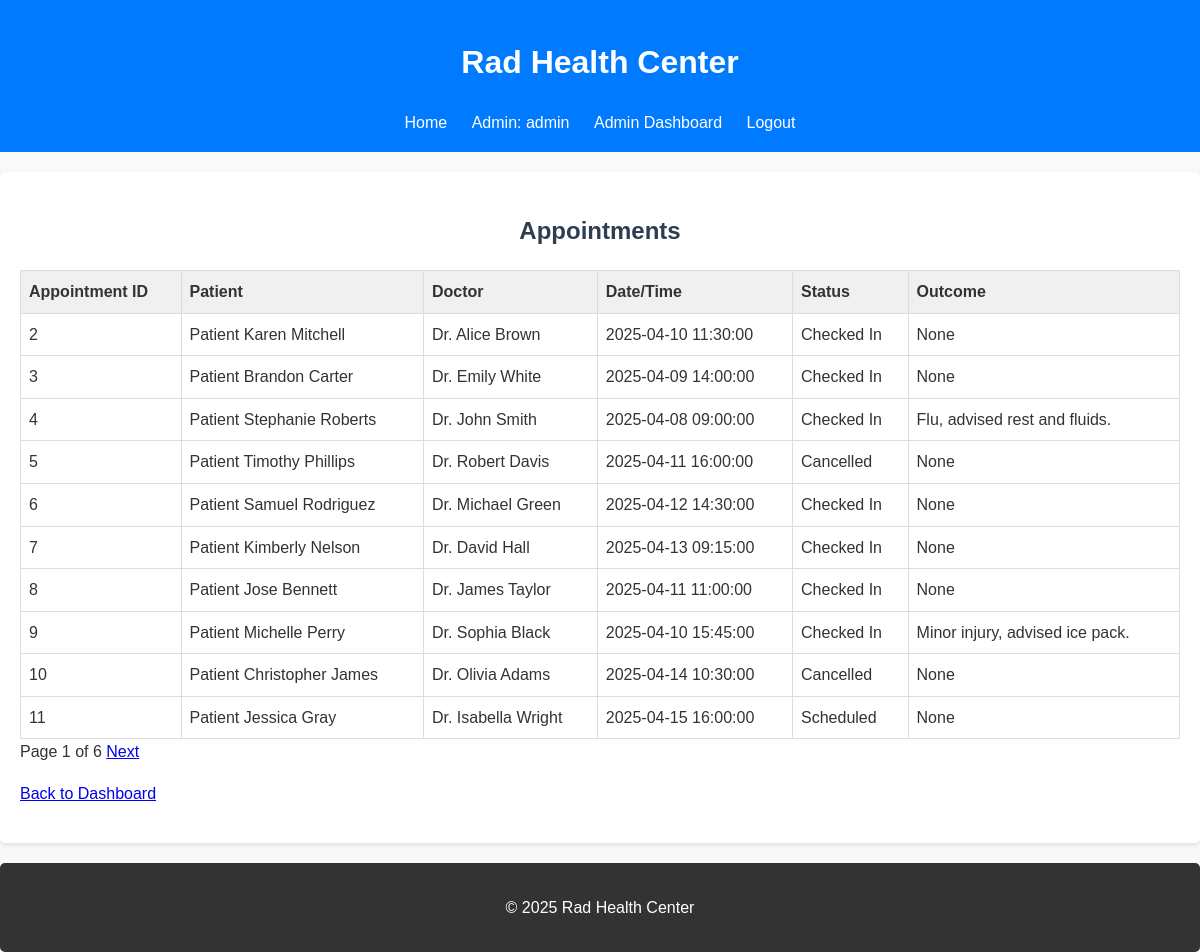
Screenshot of /admin/view_appointments (signed in) with the database file from the repository.
### tables this page shows
CREATE TABLE appointments (
    appointment_id INTEGER PRIMARY KEY AUTOINCREMENT UNIQUE,
    patient_id INTEGER NOT NULL,
    doctor_id INTEGER NOT NULL,
    appointment_datetime DATETIME NOT NULL,
    booking_datetime TIMESTAMP DEFAULT CURRENT_TIMESTAMP,
    cancellation_datetime TIMESTAMP,
    is_cancelled BOOLEAN DEFAULT 0,
    has_checked_in BOOLEAN DEFAULT 0,
    outcome TEXT,
    FOREIGN KEY (patient_id) REFERENCES patients(patient_id),
    FOREIGN KEY (doctor_id) REFERENCES doctors(doctor_id)
);

CREATE TABLE patients (
    patient_id INTEGER PRIMARY KEY AUTOINCREMENT UNIQUE,
    name TEXT NOT NULL,
    date_of_birth DATE NOT NULL,
    address TEXT,
    phone_number TEXT,
    email TEXT,
    username TEXT UNIQUE NOT NULL,
    password TEXT NOT NULL,
    registered_doctor_id INTEGER,
    registration_date TIMESTAMP DEFAULT CURRENT_TIMESTAMP,
    FOREIGN KEY (registered_doctor_id) REFERENCES doctors(doctor_id)
);

CREATE TABLE doctors (
    doctor_id INTEGER PRIMARY KEY AUTOINCREMENT UNIQUE,
    name TEXT NOT NULL,
    specialization TEXT,
    phone_number TEXT,
    email TEXT,
    username TEXT UNIQUE NOT NULL,
    password TEXT NOT NULL
);

### app.py (the view)
@app.route('/admin/view_appointments', methods=['GET'])
@login_required('admin')
def view_appointments():
    page = int(request.args.get('page', 1))
    per_page = 10
    offset = (page - 1) * per_page
    conn = get_db()
    cursor = conn.cursor()
    cursor.execute("""
        SELECT a.appointment_id, pa.name AS patient_name, d.name AS doctor_name, a.appointment_datetime,
               a.is_cancelled, a.has_checked_in, a.outcome
        FROM appointments a
        JOIN patients pa ON a.patient_id = pa.patient_id
        JOIN doctors d ON a.doctor_id = d.doctor_id
        LIMIT ? OFFSET ?
    """, (per_page, offset))
    appointments = cursor.fetchall()
    cursor.execute("SELECT COUNT(*) FROM appointments")
    total_records = cursor.fetchone()[0]
    total_pages = (total_records + per_page - 1) // per_page
    close_db(conn)
    return render_template('view_appointments.html', appointments=appointments, page=page, total_pages=total_pages)

### app.py (called while the page is built)
def get_db():
    conn = sqlite3.connect(DATABASE)
    conn.row_factory = sqlite3.Row
    return conn

def login_required(role):
    def wrapper(fn):
        from functools import wraps
        @wraps(fn)
        def decorated_view(*args, **kwargs):
            if not session.get('user_id') or session.get('user_role') != role:
                return redirect(url_for('login'))
            return fn(*args, **kwargs)
        return decorated_view
    return wrapper

### templates/view_appointments.html (shortened to what this page needs)
{% extends 'layout.html' %}
{% block content %}
    <h2>Appointments</h2>
    {% if appointments %}
        <table>
            <thead>
                <tr>
                    <th>Appointment ID</th>
                    <th>Patient</th>
                    <th>Doctor</th>
                    <th>Date/Time</th>
                    <th>Status</th>
                    <th>Outcome</th>
                </tr>
            </thead>
            <tbody>
                {% for appointment in appointments %}
                    <tr>
                        <td>{{ appointment.appointment_id }}</td>
                        <td>{{ appointment.patient_name }}</td>
                        <td>{{ appointment.doctor_name }}</td>
                        <td>{{ appointment.appointment_datetime }}</td>
                        <td>
                            {% if appointment.is_cancelled %}Cancelled{% elif appointment.has_checked_in %}Checked In{% else %}Scheduled{% endif %}
                        </td>
                        <td>{{ appointment.outcome }}</td>
                    </tr>
                {% endfor %}
            </tbody>
        </table>
        <div class="pagination">
            <span>Page {{ page }} of {{ total_pages }}</span>
            {% if page < total_pages %}
                <a href="{{ url_for('view_appointments', page=page+1) }}">Next</a>
            {% endif %}
        </div>
    {% else %}
        <p>No appointments found.</p>
    {% endif %}
    <p><a href="{{ url_for('admin_dashboard') }}">Back to Dashboard</a></p>
{% endblock %}

### static/css/style.css (style rules this page uses)
body { font-family: Arial, sans-serif; line-height: 1.6; margin: 0; padding: 0; background-color: #f9f9f9; color: #333; }
h2, h3 { text-align: center; color: #2c3e50; }
table { width: 100%; border-collapse: collapse; margin-top: 20px; }
th, td { border: 1px solid #ddd; padding: 8px; text-align: left; }
th { background-color: #f0f0f0; }

### rows the page displays
appointments: appointment_id "2", patient_name "Patient Karen Mitchell", doctor_name "Dr. Alice Brown", appointment_datetime "2025-04-10 11:30:00", is_cancelled "Checked In", outcome "None"
appointments: appointment_id "3", patient_name "Patient Brandon Carter", doctor_name "Dr. Emily White", appointment_datetime "2025-04-09 14:00:00", is_cancelled "Checked In", outcome "None"
appointments: appointment_id "4", patient_name "Patient Stephanie Roberts", doctor_name "Dr. John Smith", appointment_datetime "2025-04-08 09:00:00", is_cancelled "Checked In", outcome "Flu, advised rest and fluids."
appointments: appointment_id "5", patient_name "Patient Timothy Phillips", doctor_name "Dr. Robert Davis", appointment_datetime "2025-04-11 16:00:00", is_cancelled "Cancelled", outcome "None"
appointments: appointment_id "6", patient_name "Patient Samuel Rodriguez", doctor_name "Dr. Michael Green", appointment_datetime "2025-04-12 14:30:00", is_cancelled "Checked In", outcome "None"
appointments: appointment_id "7", patient_name "Patient Kimberly Nelson", doctor_name "Dr. David Hall", appointment_datetime "2025-04-13 09:15:00", is_cancelled "Checked In", outcome "None"
appointments: appointment_id "8", patient_name "Patient Jose Bennett", doctor_name "Dr. James Taylor", appointment_datetime "2025-04-11 11:00:00", is_cancelled "Checked In", outcome "None"
appointments: appointment_id "9", patient_name "Patient Michelle Perry", doctor_name "Dr. Sophia Black", appointment_datetime "2025-04-10 15:45:00", is_cancelled "Checked In", outcome "Minor injury, advised ice pack."
appointments: appointment_id "10", patient_name "Patient Christopher James", doctor_name "Dr. Olivia Adams", appointment_datetime "2025-04-14 10:30:00", is_cancelled "Cancelled", outcome "None"
appointments: appointment_id "11", patient_name "Patient Jessica Gray", doctor_name "Dr. Isabella Wright", appointment_datetime "2025-04-15 16:00:00", is_cancelled "Scheduled", outcome "None"

### other values shown
{{ session.get('username') }} "admin"
{{ page }} "1"
{{ total_pages }} "6"
